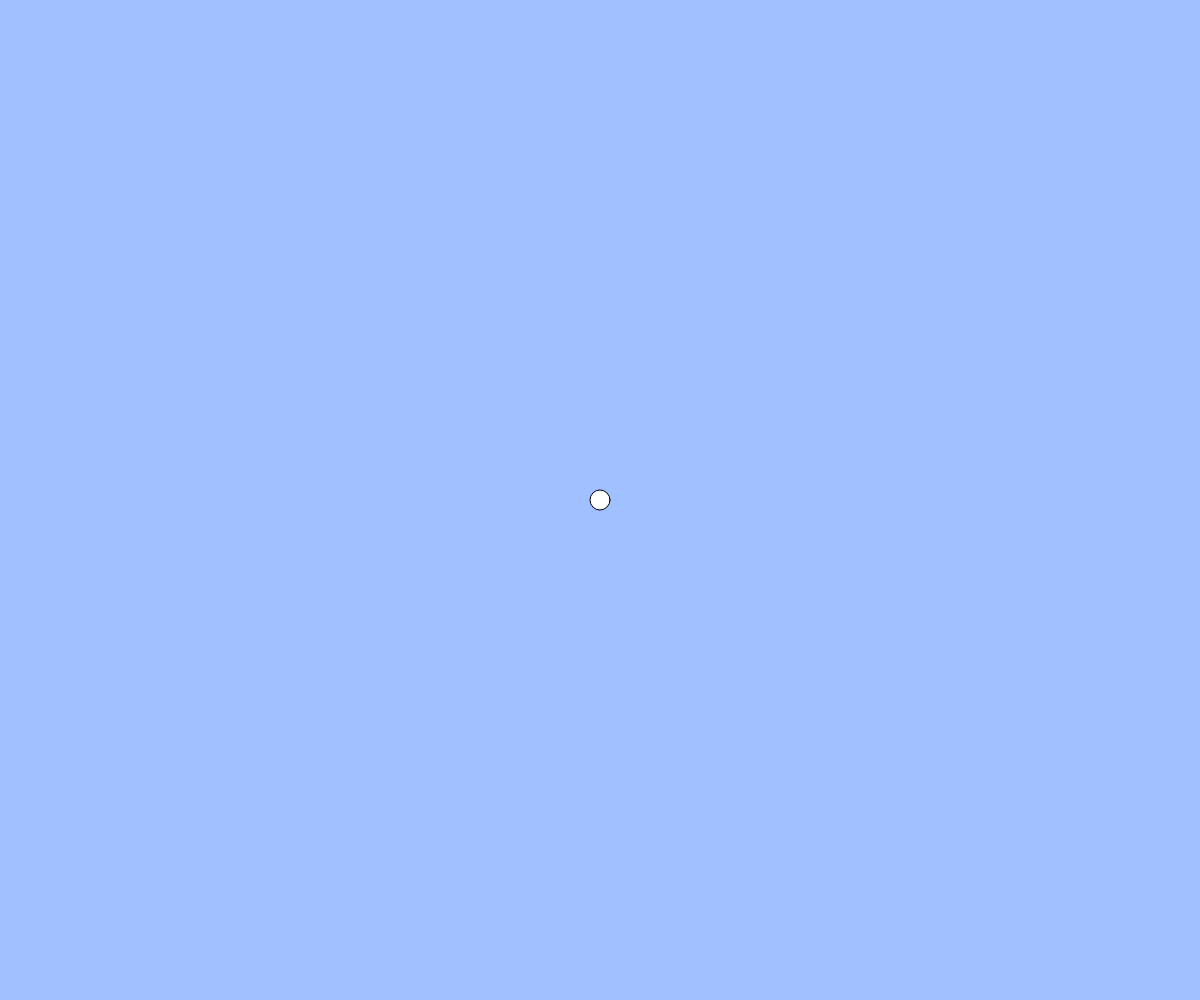
Frame 1 (no input)
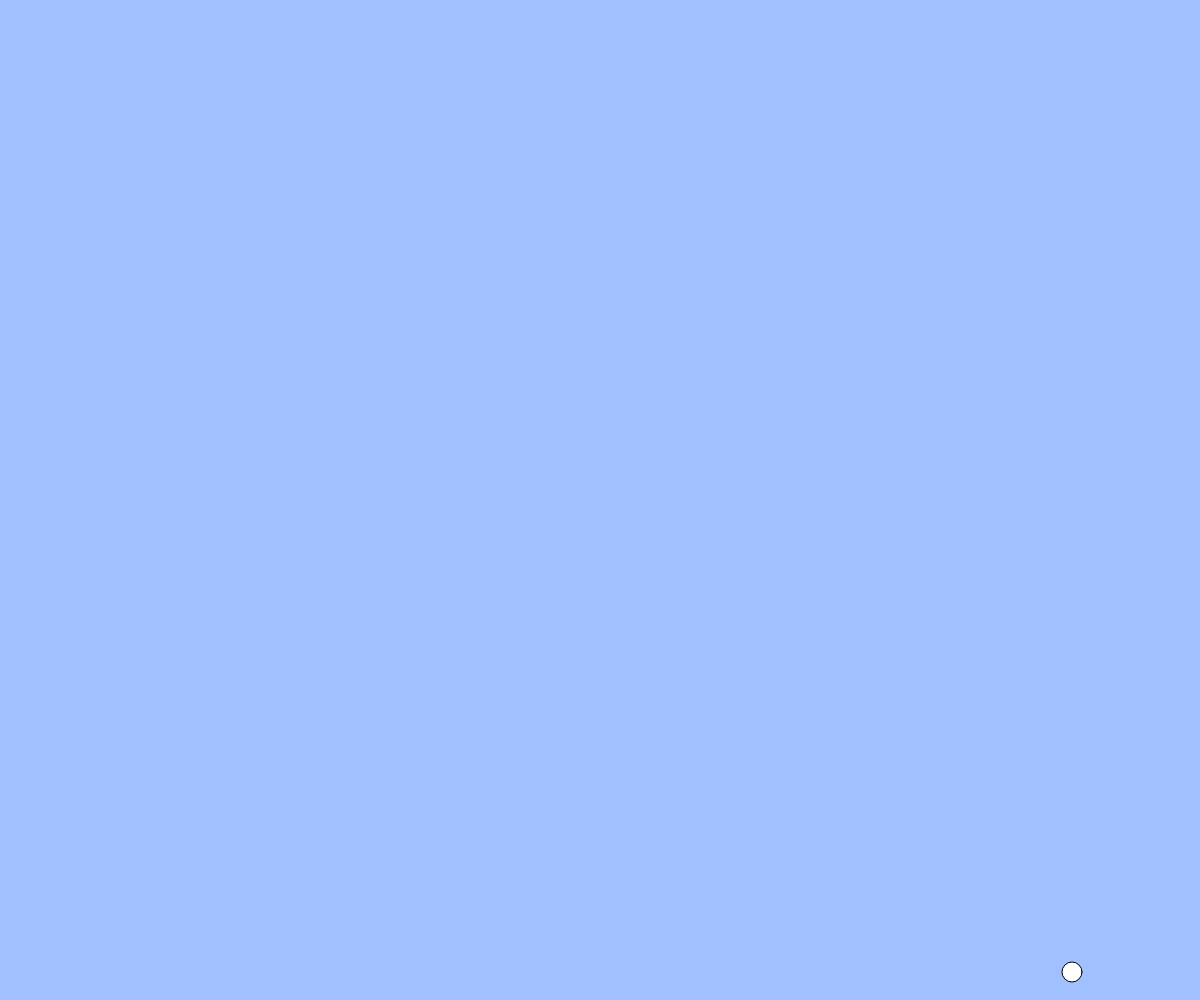
Frame 60 (no input)
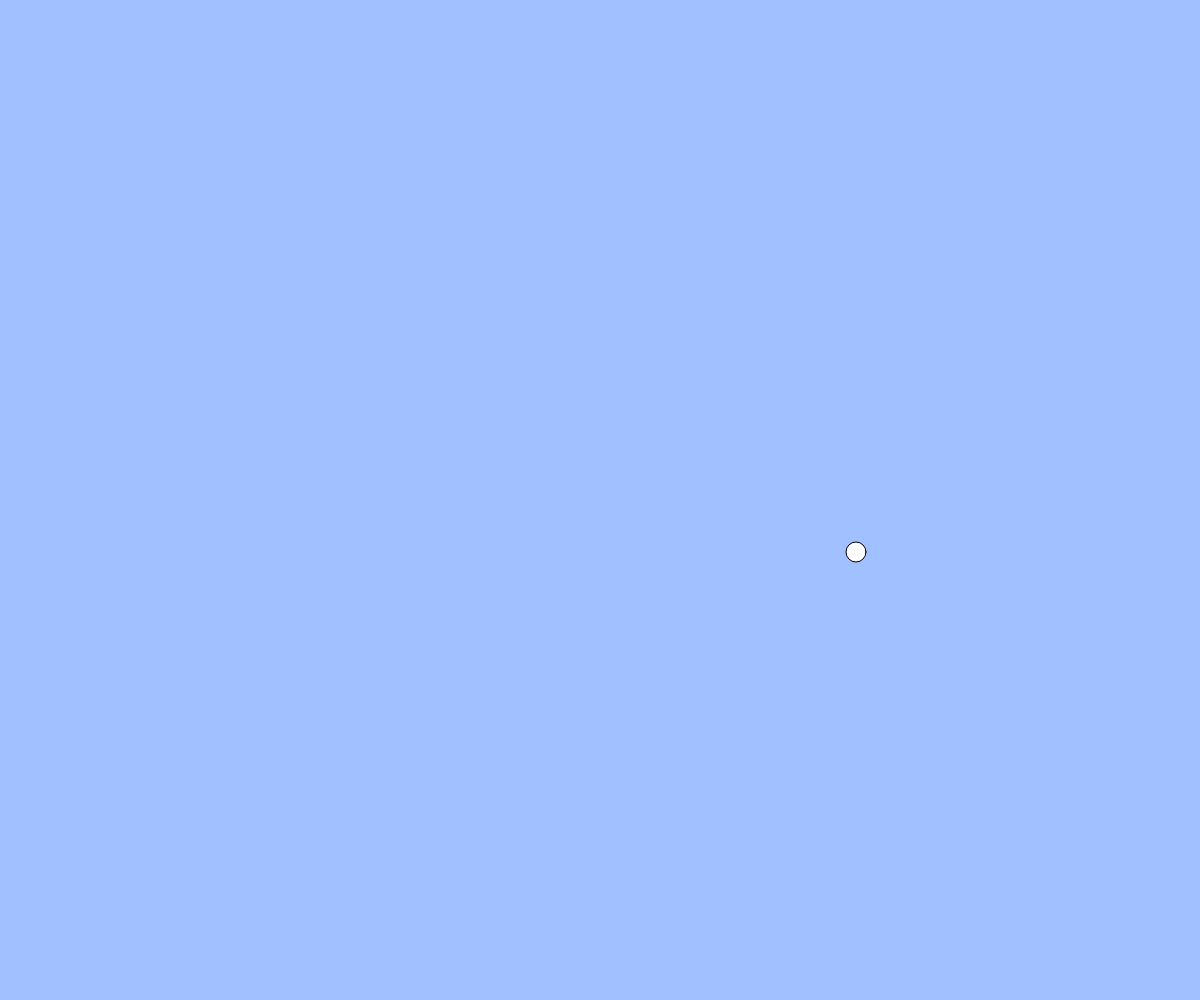
Frame 120 (the mouse pressed at the canvas centre since frame 60)

The p5.js sketch that drew these frames (run headless with seeded random() and noise() and a simulated clock; from frame 60 on, the mouse is pressed at the canvas centre):

// p5.js sketch
// ── sketch.js
// テキスト「アニメーションの基本」
let x, y, vx, vy;
const g = 1; // 重力加速度
const vyMax = 30;

function setup(){
  createCanvas(windowWidth, windowHeight);
  x = width / 2;
  y = height / 2;
  vx = 8;
  vy = 8;
}

function draw(){
  background(160, 192, 255);
  ellipse(x, y, 20, 20);
  x += vx;
  y += vy;

  // 重力（コメント機能でオンオフ切り替えて実行してみましょう）
  //vy = constrain(vy + 0.3*g, -vyMax, vyMax);

  // 端の処理パターン (1) 反対側から出てくる
   //if(x > width){ x = 0; }
   //else if(x < 0){ x = width; }
   //if(y > height){ y = 0; }
   //if(y < 0){ y = height; }

　// 端の処理パターン (2) 跳ね返る
 if(x < 0 || x > width){ vx = -1 * vx; }
 if(y > height){ vy = -1 * vy; }
 x = constrain(x, 0, width);
 y = constrain(y, 0, height);
}

function windowResized(){
  resizeCanvas(windowWidth, windowHeight);
}
